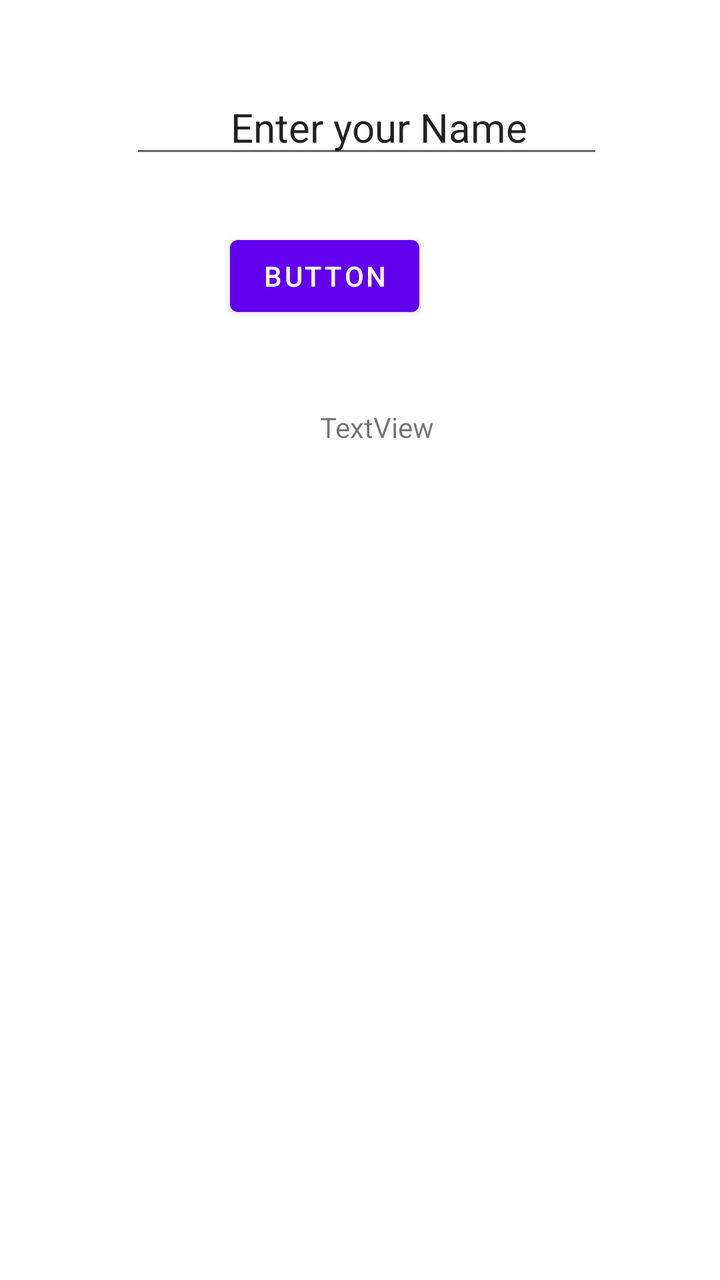
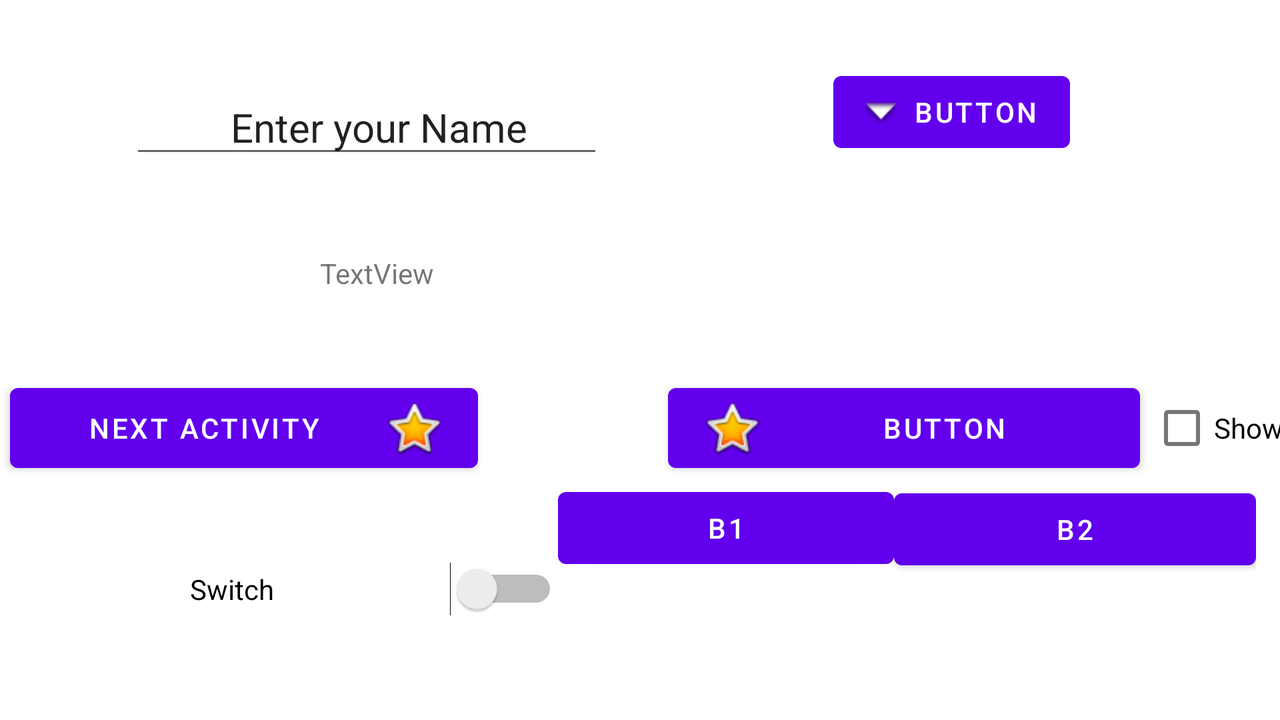

Compare how this app lays out the same screen by default and in its alternative resource folder. The renders come first, then the two layout files and the values they reference.
<!-- AndroidManifest.xml: application theme Theme.Samplepractice -->
<!-- res/layout/activity_main.xml -->
<?xml version="1.0" encoding="utf-8"?>
<LinearLayout xmlns:android="http://schemas.android.com/apk/res/android"
    xmlns:app="http://schemas.android.com/apk/res-auto"
    xmlns:tools="http://schemas.android.com/tools"
    android:layout_width="match_parent"
    android:layout_height="match_parent"
    android:orientation="vertical"
    tools:context=".MainActivity">

    <EditText
        android:id="@+id/name"
        android:layout_width="wrap_content"
        android:layout_height="wrap_content"
        android:ems="10"
        android:inputType="textPersonName"
        android:layout_marginLeft="65dp"
        android:layout_marginTop="40dp"
        android:paddingLeft="16dp"
        android:text="@string/Enter_Name"
        android:textAlignment="center"
        android:textSize="20dp" />

    <Button
        android:id="@+id/btn_1"
        android:layout_width="wrap_content"
        android:layout_height="wrap_content"
        android:layout_marginLeft="115dp"
        android:layout_marginTop="30dp"
        android:text="Button" />

    <TextView
        android:id="@+id/result"
        android:layout_width="wrap_content"
        android:layout_height="wrap_content"
        android:layout_marginLeft="95dp"
        android:layout_marginTop="30dp"
        android:paddingHorizontal="65dp"
        android:paddingVertical="12dp"
        android:text="TextView" />
</LinearLayout>
<!-- resources referenced by this layout -->
<resources>
  <string name="Enter_Name">Enter your Name</string>
  <style name="Theme.Samplepractice" parent="Theme.MaterialComponents.DayNight.DarkActionBar">
          
          <item name="colorPrimary">@color/purple_500</item>
          <item name="colorPrimaryVariant">@color/purple_700</item>
          <item name="colorOnPrimary">@color/white</item>
          
          <item name="colorSecondary">@color/teal_200</item>
          <item name="colorSecondaryVariant">@color/teal_700</item>
          <item name="colorOnSecondary">@color/black</item>
          
          <item name="android:statusBarColor" tools:targetApi="l">?attr/colorPrimaryVariant</item>
          
      </style>
</resources>
<!-- res/layout-land/activity_main.xml (the repository's variant of the layout above) -->
<!-- drawn on the phone turned sideways -->
<?xml version="1.0" encoding="utf-8"?>
<LinearLayout xmlns:android="http://schemas.android.com/apk/res/android"
    xmlns:app="http://schemas.android.com/apk/res-auto"
    xmlns:tools="http://schemas.android.com/tools"
    android:layout_width="match_parent"
    android:layout_height="match_parent"
    android:orientation="vertical"
    tools:context=".MainActivity">

    <LinearLayout
        android:layout_width="648dp"
        android:layout_height="105dp"
        android:orientation="horizontal">

        <EditText
            android:id="@+id/name"
            android:layout_width="wrap_content"
            android:layout_height="wrap_content"
            android:layout_marginLeft="65dp"
            android:layout_marginTop="40dp"
            android:ems="10"
            android:inputType="textPersonName"
            android:paddingLeft="16dp"
            android:text="@string/Enter_Name"
            android:textAlignment="center"
            android:textSize="20dp" />

        <Button
            android:id="@+id/btn_1"
            android:layout_width="wrap_content"
            android:layout_height="wrap_content"
            android:layout_marginLeft="115dp"
            android:layout_marginTop="30dp"
            android:drawableLeft="@android:drawable/arrow_down_float"
            android:text="Button" />
    </LinearLayout>

    <TextView
        android:id="@+id/result"
        android:layout_width="wrap_content"
        android:layout_height="wrap_content"
        android:layout_marginLeft="95dp"
        android:layout_marginTop="10dp"
        android:paddingHorizontal="65dp"
        android:paddingVertical="12dp"
        android:text="TextView" />

    <LinearLayout
        android:layout_width="713dp"
        android:layout_height="wrap_content"
        android:orientation="horizontal">

        <Button
            android:id="@+id/button2"
            android:layout_width="234dp"
            android:layout_height="wrap_content"
            android:layout_marginLeft="5dp"
            android:layout_marginTop="30dp"
            android:drawableRight="@android:drawable/btn_star_big_on"
            android:onClick="nextActivity"
            android:text="@string/next" />

        <Button
            android:id="@+id/button3"
            android:layout_width="236dp"
            android:layout_height="wrap_content"
            android:layout_marginLeft="95dp"
            android:layout_marginTop="30dp"
            android:drawableLeft="@android:drawable/btn_star_big_on"
            android:text="Button" />

        <CheckBox
            android:id="@+id/checkbox1"
            android:layout_width="141dp"
            android:layout_height="wrap_content"
            android:layout_marginLeft="5dp"
            android:layout_marginTop="30dp"
            android:text="@string/checkbox1" />


    </LinearLayout>


    <LinearLayout
        android:layout_width="628dp"
        android:layout_height="117dp"
        android:orientation="horizontal">

        <Switch
            android:id="@+id/switch1"
            android:layout_width="184dp"
            android:layout_height="49dp"
            android:layout_marginLeft="95dp"
            android:layout_marginTop="30dp"
            android:onClick="switchClicked"
            android:text="Switch" />

        <ScrollView
            android:layout_width="168dp"
            android:layout_height="50dp">


            <LinearLayout
                android:layout_width="match_parent"
                android:layout_height="wrap_content"
                android:orientation="vertical">

                <Button
                    android:id="@+id/button6"
                    android:layout_width="match_parent"
                    android:layout_height="wrap_content"
                    android:text="B1" />

            </LinearLayout>
        </ScrollView>

        <Button
            android:id="@+id/button7"
            android:layout_width="match_parent"
            android:layout_height="wrap_content"
            android:text="B2" />


    </LinearLayout>

</LinearLayout>
<!-- resources referenced by the variant -->
<!-- as the phone turned sideways resolves them -->
<resources>
  <string name="Enter_Name">Enter your Name</string>
  <string name="checkbox1">Show it</string>
  <string name="next">Next Activity</string>
  <style name="Theme.Samplepractice" parent="Theme.MaterialComponents.DayNight.DarkActionBar">
          
          <item name="colorPrimary">@color/purple_500</item>
          <item name="colorPrimaryVariant">@color/purple_700</item>
          <item name="colorOnPrimary">@color/white</item>
          
          <item name="colorSecondary">@color/teal_200</item>
          <item name="colorSecondaryVariant">@color/teal_700</item>
          <item name="colorOnSecondary">@color/black</item>
          
          <item name="android:statusBarColor" tools:targetApi="l">?attr/colorPrimaryVariant</item>
          
      </style>
</resources>
